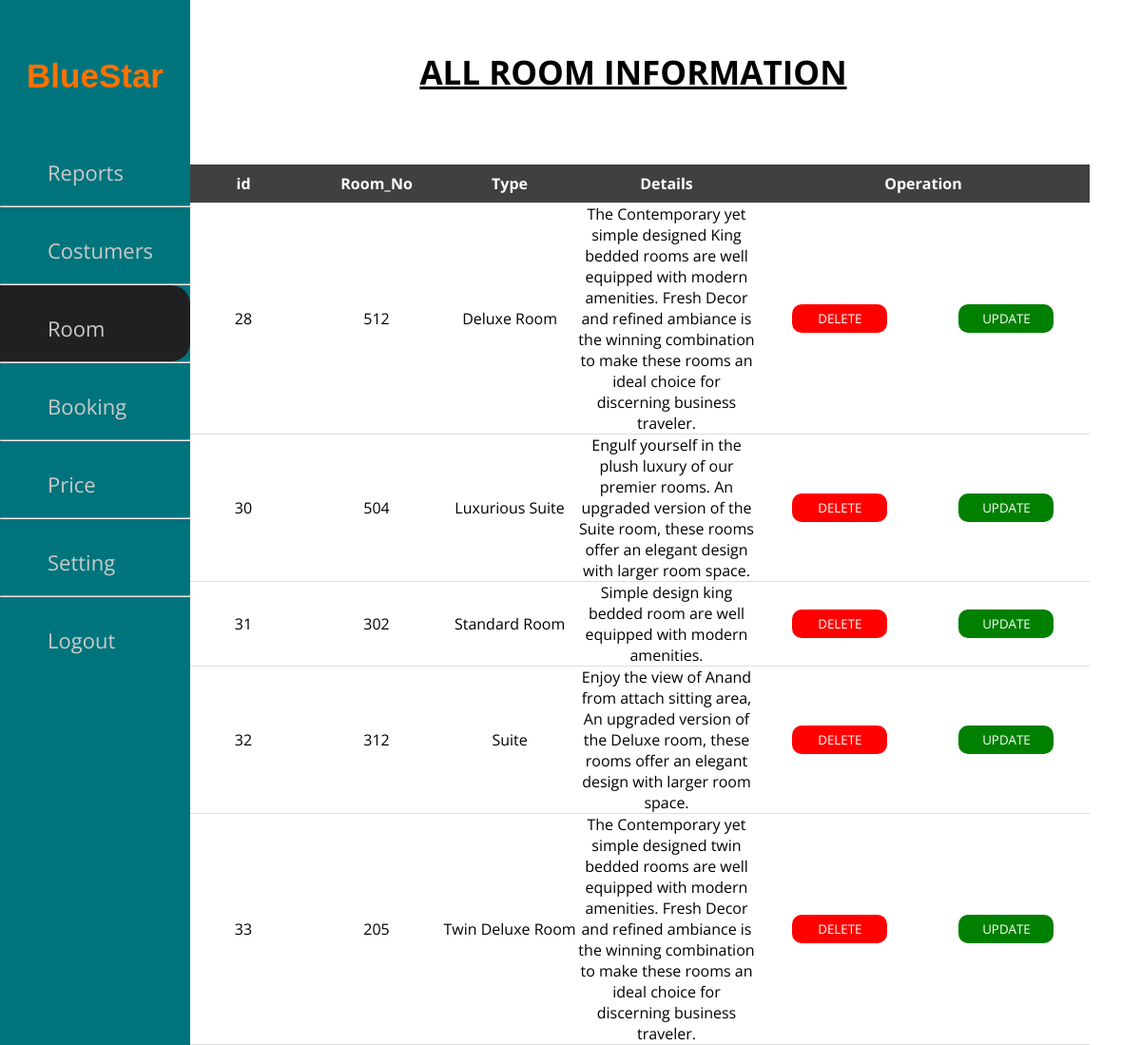
The page /admin/room.php on the database as committed earlier.
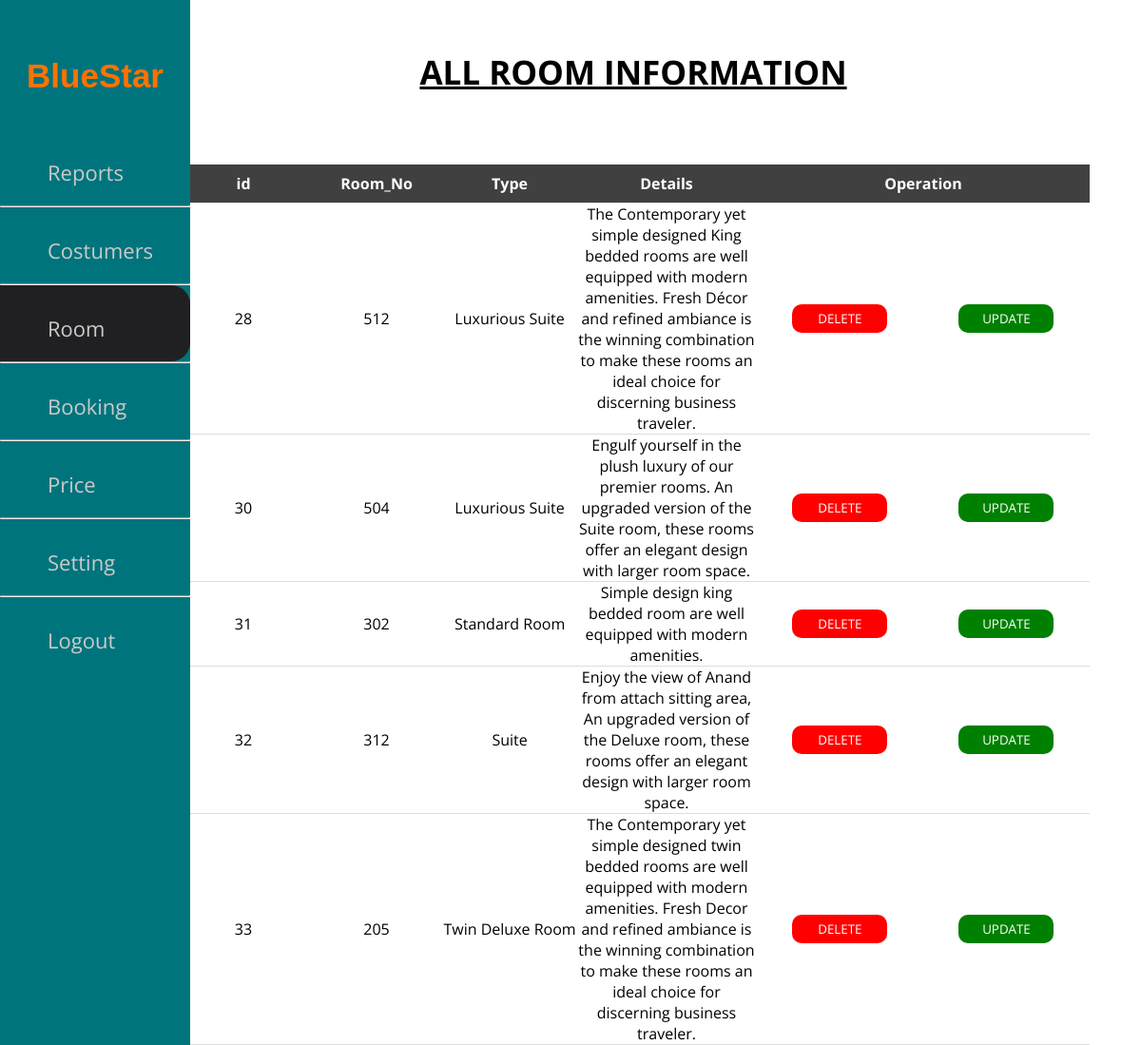
The same page on the database as committed later.
### tables this page shows
CREATE TABLE `rooms` (
  `id` int(11) NOT NULL,
  `room_no` int(11) NOT NULL,
  `type` varchar(100) NOT NULL,
  `price` bigint(20) NOT NULL,
  `details` text NOT NULL
);

### admin/room.php (the view, shortened to what this page needs)
<!DOCTYPE html>
<html>
<head>
    <link rel="stylesheet" href="../css/userdata.css">
</head>
<body>
    <div class="main">
        <div class="menu">
            <?php
            require "sidebar.php";
            ?>
        </div>
        <div class="data">
            <h2> <u>ALL ROOM INFORMATION</u> </h2><br>
            <?php
            require('connection.php');
            $sql = "select * from rooms";
            $result = $conn->query($sql);
            if ($result->num_rows > 0) {
                echo "<table cellpadding=7 cellspacing=7>
                <tr>
                <th>id</th>
                <th>Room_No</th>
                <th>Type</th>
                <th>Details</th>
                <th colspan=2>Operation</th>
                </tr>";
                while ($row = $result->fetch_assoc()) {
                    echo "<tr>
        <td>" . $row["id"] . "</td>
        <td>" . $row["room_no"] . "</td>
        <td>" . $row["type"] . "</td>
        <td>" . $row["details"] . "</td>
        <td>
        <button><a href='delete.php?id=$row[id] & table=rooms'>DELETE </a></button>
        </td>
        <td>
        <button class=update>
        <a href='roomupdate.php?id=$row[id] & room=$row[room_no] & type=$row[type] & details=$row[details]'>UPDATE</a>
        </button>
        </td>
        </tr>";
                }
                echo "</table>";
            } else {
                echo "0 results";
            }
            ?>
        </div>
    </div>
</body>
</html>

Rows that differ between the two databases and show on the page:
changed rooms id 28: type "Deluxe Room" → "Luxurious Suite"; details "…with modern amenities. Fresh Decor and refined ambiance is…" → "…with modern amenities. Fresh Décor and refined ambiance is…"
